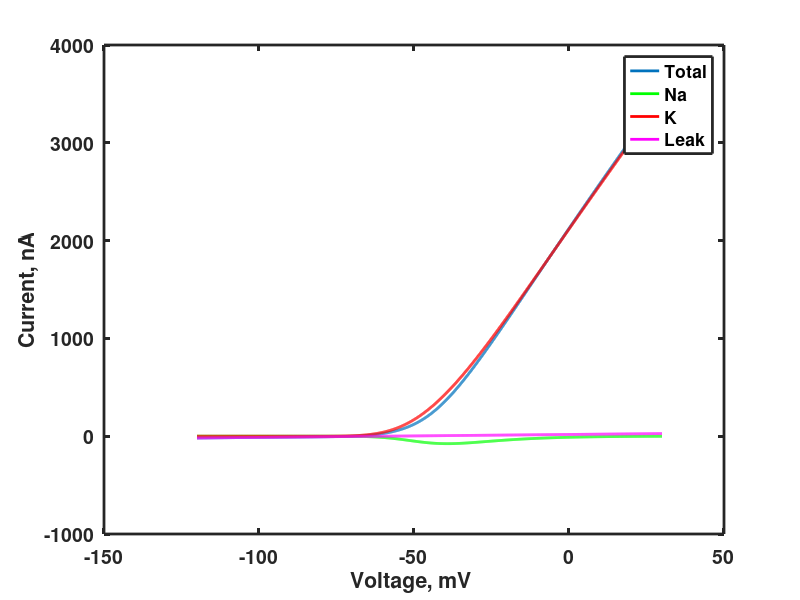
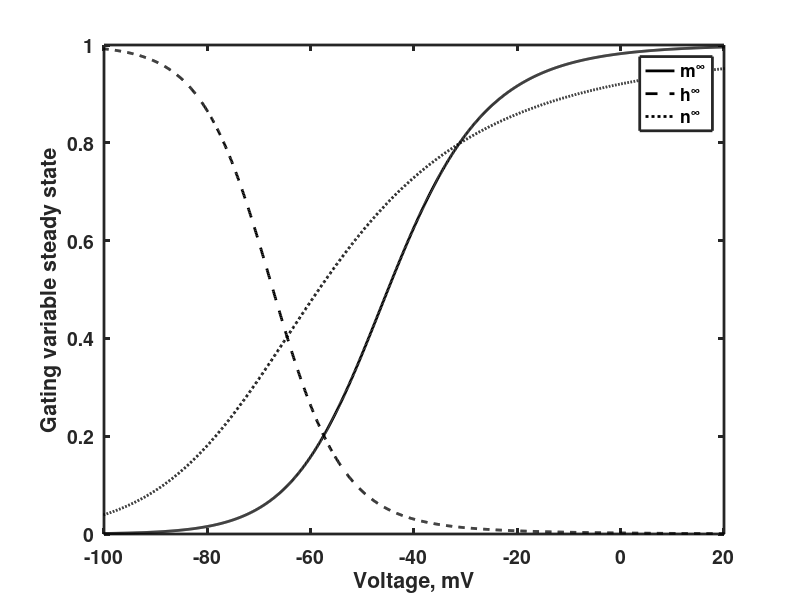
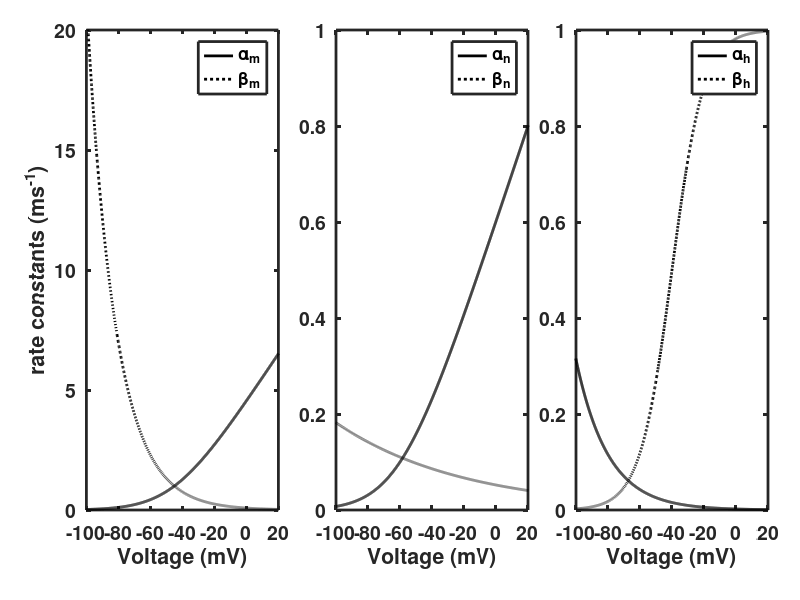

Reproduce these figures in MATLAB, in order.
% HHab_plotnewV.m 
% Plots currents and gating variables as a function of V
% This version is in Hodgkin-Huxley's original formalism, 
% where the reversal potential is defined to be 0 and what we 
% now call depolarization (via an inward current) corresponds to 
% a negative potential difference.

% Note: The plots have been switched to plot out in "modern units" 
% of voltage by replacing "V" with "-70-V" (in mV). 
%
% This code is used to produce Figures 4.3 and 4.4 in the textbook
% An Introductory Course in Computational Neuroscience
% by Paul Miller (Brandeis University, 2017)
%
%%%%%%%%%%%%%%%%%%%%%%%%%%%%%%%%%%%%%%%%%%%%%%%%%%%%%%%%%%%%%%%%%%%%%%%%%%%
clear;              % clear all prior variables and parameters from memory
dV = 0.1;           % step size of membrane potential 
Vmin = -100;        % minimum of range for the calculation
Vmax = 50;          % maximum of range for the calculation
V = Vmin:dV:Vmax;   % vector of voltage values

V_L = -10.613;      % leak reversal potential (mV in old units)
E_Na = -115;        % reversal for sodium channels (mV in old units)
E_K = 12;           % reversal for potassium channels (mV in old units)

g_L = 0.3;          % specific leak conductance (M-ohms /cm^2)
g_Na = 120;         % specific sodium conductance (M-ohms /cm^2)
g_K = 36;           % specific potassium conductance (M-ohms /cm^2)

cm = 1;             % specific membrane capacitance (nF /cm^2)
tau = cm/g_L;       % membrane time constant (ms)

n=zeros(size(V));   % n: potassium activation gating variable
m=zeros(size(V));   % m: sodium activation gating variable
h=zeros(size(V));   % h: sodim inactivation gating variable
% The set of alpha and beta are the rate constants for each of the three
% gating variables
alpha_n = zeros(size(V));   % potassium activation opening rate
beta_n = zeros(size(V));    % potassium activation closing rate
alpha_m = zeros(size(V));   % sodium activation opening rate
beta_m = zeros(size(V));    % sodium activation closing rate
alpha_h = zeros(size(V));   % sodium inactivation opening rate
beta_h = zeros(size(V));    % sodium inactivation closing rate

I_L=zeros(size(V));         % vector to store the leak current
I_Na=zeros(size(V));        % vector to store the sodium current
I_K=zeros(size(V));         % vector to store the potassium current
Itot=zeros(size(V));        % vector to store the total current

for i = 1:length(V); % now calculate steady states as a function of V

    I_L(i) = g_L*(V_L-V(i));    % leak current

    Vm = V(i);          % allows for easy switch of units

    % Sodium and potassium gating variables are defined by the
    % voltage-dependent transition rates between states, labeled alpha and
    % beta. Written out from Dayan/Abbott, units are 1/ms.
    if ( Vm == -25 )
        alpha_m(i) = 0.1/0.1;
    else
        alpha_m(i) = (0.1*(Vm+25))/(exp(0.1*(Vm+25))-1);
    end
    beta_m(i) = 4*exp(Vm/18);
    alpha_h(i) = 0.07*exp(Vm/20);
    beta_h(i) = 1/(1+exp((Vm+30)/10));
    if ( Vm == -10)
        alpha_n(i) = 0.01/0.1;
    else
        alpha_n(i) = (0.01*(Vm+10))/(exp(0.1*(Vm+10))-1);
    end
    beta_n(i) = 0.125*exp((Vm)/80);

    % From the alpha and beta for each gating variable we find the steady
    % state values (_inf) and the time constants (tau_) for each m,h and n.
    tau_m(i) = 1/(alpha_m(i)+beta_m(i));      
    m(i) = alpha_m(i)/(alpha_m(i)+beta_m(i));

    tau_h(i) = 1/(alpha_h(i)+beta_h(i));     
    h(i) = alpha_h(i)/(alpha_h(i)+beta_h(i));

    tau_n(i) = 1/(alpha_n(i)+beta_n(i));      
    n(i) = alpha_n(i)/(alpha_n(i)+beta_n(i));

    % Now calculate currents from gating variables
    I_Na(i) = g_Na*m(i)*m(i)*m(i)*h(i)*(E_Na-V(i)); % total sodium current
    I_K(i) = g_K*n(i)*n(i)*n(i)*n(i)*(E_K-V(i)); % total potassium current
    Itot(i) = I_L(i)+I_Na(i)+I_K(i); % total current is sum of leak + active channels + applied current


end

%% Set default styles for the plot
set(0,'DefaultLineLineWidth',2,...
    'DefaultLineMarkerSize',8, ...
    'DefaultAxesLineWidth',2, ...
    'DefaultAxesFontSize',14,...
    'DefaultAxesFontWeight','Bold');

% figure(1) compares the different steady-state currents as a function of V
figure(1)
clf
plot(-70-V,Itot);
hold on;
plot(-70-V,I_Na,'g');
plot(-70-V,I_K,'r');
plot(-70-V,I_L,'m');
xlabel('Voltage, mV ')
ylabel('Current, nA')
legend('Total', 'Na', 'K', 'Leak')

% figure(2) compares the steady states of the gating variables as a
% function of V
% This is Figure 4.4 of the textbook
figure(2);
clf
plot(-70-V,m,'k');
hold on;
plot(-70-V,h,'k--');
plot(-70-V,n,'k:');
xlabel('Voltage, mV')
ylabel('Gating variable steady state')
legend('m^{\infty }', 'h^{\infty }', 'n^{\infty }')
axis([-100 20 0 1])

% figure(3) compares the rate constants as a function of V (3 panels)
% This is Figure 4.3 of the textbook
figure(3);
clf
% First panel is sodium activation
subplot('Position',[0.108 0.15 0.24 0.8])
plot(-70-V,alpha_m,'k');
hold on;

plot(-70-V,beta_m,'k:');

xlabel('Voltage (mV)')
ylabel('rate constants (ms^{-1})')
legend('\alpha_m' , '\beta_m')
axis([-100 20 0 20])

% Second panel is potassium activation
subplot('Position',[0.42 0.15 0.24 0.8])
plot(-70-V,alpha_n,'k');
hold on;

plot(-70-V,beta_n,'k:');

xlabel('Voltage (mV)')
legend('\alpha_n' , '\beta_n')
axis([-100 20 0 1])

% Third panel is sodium inactivation
subplot('Position',[0.72 0.15 0.24 0.8])
plot(-70-V,alpha_h,'k');
hold on;

plot(-70-V,beta_h,'k:');
xlabel('Voltage (mV)')
legend('\alpha_h' , '\beta_h')
axis([-100 20 0 1])


